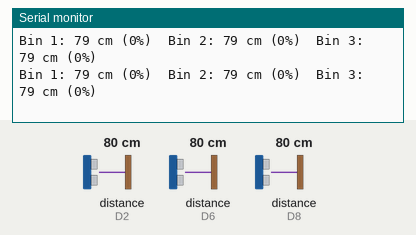
Recording of a sketch running on a simulated ESP8266 (NodeMCU). Shown: the last lines printed to the serial monitor. Wiring (inferred from the names in the program): 3 × ultrasonic range finder: trigger D1, echo D2 / trigger D7, echo D8 / trigger D5, echo D6. The test bench sets the inputs (shaded band); at power-on: distance to the obstacle (sensors on D2, D6, D8) 80 cm. The echo pulse lasts 58.3 µs per cm; WiFi joins after 1.5 s; servers stay silent unless stated.

Above: at 3.0 s.
3.1 s: distance to the obstacle (sensor on D2) set to 2 cm
At 4.4 s:
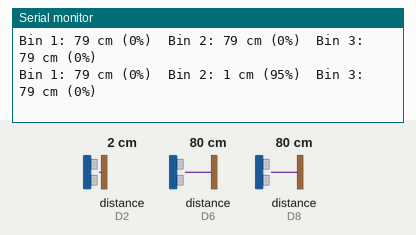
4.6 s: distance to the obstacle (sensor on D6) set to 2 cm
At 5.7 s:
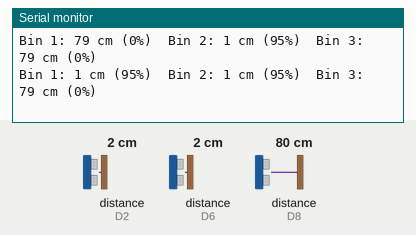
6.1 s: distance to the obstacle (sensor on D8) set to 2 cm
At 7.4 s:
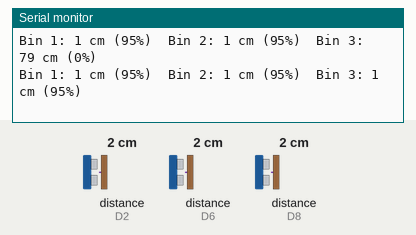
7.6 s: distance to the obstacle (sensor on D2) set to 4 cm
At 8.7 s:
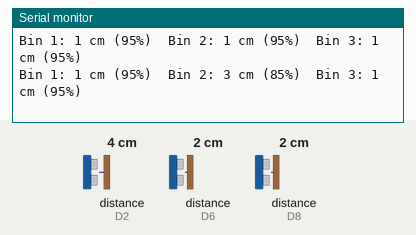
9.1 s: distance to the obstacle (sensor on D6) set to 4 cm
At 10.4 s:
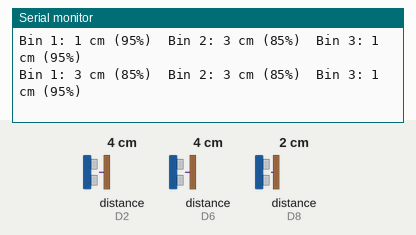
10.6 s: distance to the obstacle (sensor on D8) set to 4 cm
At 11.7 s:
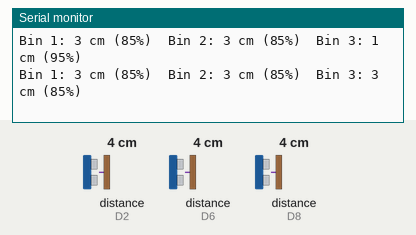
Timing chart, 0 to 13.1 s (numbered marks = the images above; inputs shaded):
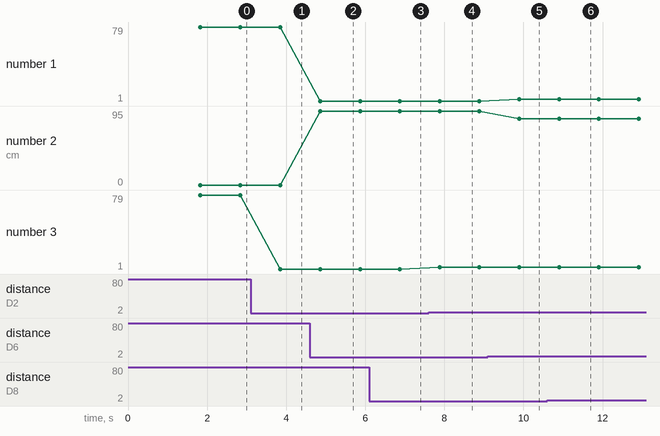

Measured:
- after the input at 3.1 s, the serial monitor: prints a new line after 0.75 s (image 1)
- after the input at 4.6 s, the serial monitor: prints a new line after 0.26 s (image 2)
- after the input at 6.1 s, the serial monitor: prints a new line after 0.78 s (image 3)
- after the input at 7.6 s, the serial monitor: prints a new line after 0.28 s (image 4)
- after the input at 9.1 s, the serial monitor: prints a new line after 0.79 s (image 5)
- after the input at 10.6 s, the serial monitor: prints a new line after 0.30 s (image 6)

The sketch:

ESP8266.ino
```cpp
#define BLYNK_TEMPLATE_ID "TMPL6OHAsEUiI"
#define BLYNK_TEMPLATE_NAME "Smart Trash Project"
#define BLYNK_AUTH_TOKEN "Yd3d1eigldodVvM1aL4WEp39q_aafHa3"

#include <ESP8266WiFi.h>
#include <BlynkSimpleEsp8266.h>

char ssid[] = "IOT_VIPPRO";
char pass[] = "12345678";

#define trig1 D5
#define echo1 D6
#define trig2 D1
#define echo2 D2
#define trig3 D7
#define echo3 D8

#define FULL_LEVEL_CM 3
#define WARNING_LEVEL_CM 6
#define USING_LEVEL_CM 15
#define MAX_DISTANCE_CM 20

long readDistanceCM(int trigPin, int echoPin) {
  digitalWrite(trigPin, LOW);
  delayMicroseconds(2);
  digitalWrite(trigPin, HIGH);
  delayMicroseconds(10);
  digitalWrite(trigPin, LOW);
  long duration = pulseIn(echoPin, HIGH);
  return duration * 0.034 / 2;
}

int calculateFullnessPercent(long distance) {
  if (distance >= MAX_DISTANCE_CM) return 0;
  if (distance <= 0) return 100;
  float fullness = ((float)(MAX_DISTANCE_CM - distance) / MAX_DISTANCE_CM) * 100.0;
  return (int)fullness;
}

void setup() {
  Serial.begin(9600);
  pinMode(trig1, OUTPUT); pinMode(echo1, INPUT);
  pinMode(trig2, OUTPUT); pinMode(echo2, INPUT);
  pinMode(trig3, OUTPUT); pinMode(echo3, INPUT);

  WiFi.begin(ssid, pass);
  Blynk.begin(BLYNK_AUTH_TOKEN, ssid, pass);
}

void loop() {
  Blynk.run();

  long d[3];
  int p[3];

  d[0] = readDistanceCM(trig1, echo1);
  d[1] = readDistanceCM(trig2, echo2);
  d[2] = readDistanceCM(trig3, echo3);

  p[0] = calculateFullnessPercent(d[0]);
  p[1] = calculateFullnessPercent(d[1]);
  p[2] = calculateFullnessPercent(d[2]);

  Serial.print("Bin 1: "); Serial.print(d[0]); Serial.print(" cm ("); Serial.print(p[0]); Serial.print("%)\t");
  Serial.print("Bin 2: "); Serial.print(d[1]); Serial.print(" cm ("); Serial.print(p[1]); Serial.print("%)\t");
  Serial.print("Bin 3: "); Serial.print(d[2]); Serial.print(" cm ("); Serial.print(p[2]); Serial.println("%)");

  Blynk.virtualWrite(V0, d[0]);
  Blynk.virtualWrite(V1, d[1]);
  Blynk.virtualWrite(V2, d[2]);

  Blynk.virtualWrite(V6, p[0]);
  Blynk.virtualWrite(V7, p[1]);
  Blynk.virtualWrite(V8, p[2]);

  for (int i = 0; i < 3; i++) {
    String status;
    int virtualPin = V3 + i;

    if (d[i] <= FULL_LEVEL_CM) {
      status = "T" + String(i+1) + ": ĐẦY!";
      Blynk.logEvent("full", "Thùng " + String(i+1) + " đã đầy!");
    } else if (d[i] <= WARNING_LEVEL_CM) {
      status = "T" + String(i+1) + ": CẢNH BÁO!";
      Blynk.logEvent("alert", "Thùng " + String(i+1) + " sắp đầy!");
    } else if (d[i] <= USING_LEVEL_CM) {
      status = "T" + String(i+1) + ": SỬ DỤNG";
    } else {
      status = "";
    }

    Blynk.virtualWrite(virtualPin, status);
  }

  delay(1000); // Gửi lại mỗi 5 giây
}
```
